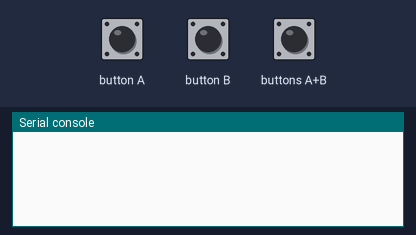
Bench run of a program on a simulated BBC micro:bit (MakeCode). On the bench: the last lines printed to the serial console. Inputs (shaded band) come from the test bench. No radio messages arrive unless stated (any console line starting 'radio sent:' is added by the test bench).

Above: at 1.2 s.
1.3 s: button A pressed for 0.15 s
At 2.4 s:
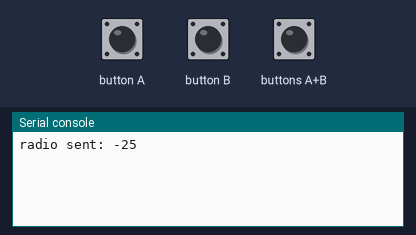
2.9 s: buttons A+B pressed for 0.15 s
At 3.6 s:
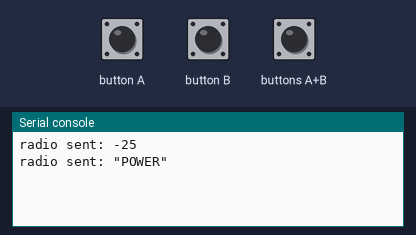
4.5 s: button B pressed for 0.15 s
At 6.0 s:
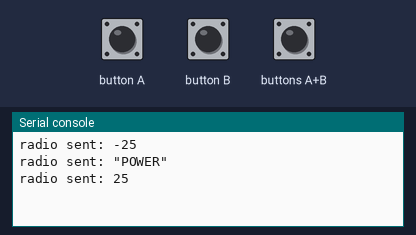

Measured:
- after the input at 1.3 s, the serial console: prints a new line after 0.15 s (image 1)
- after the input at 2.9 s, the serial console: prints a new line after 0.15 s (image 2)
- after the input at 4.5 s, the serial console: prints a new line after 0.15 s (image 3)

The program:

main.ts
```typescript
input.onButtonPressed(Button.A, function () {
    radio.sendNumber(-25)
})
input.onButtonPressed(Button.AB, function () {
    radio.sendString("\"POWER\"")
})
input.onButtonPressed(Button.B, function () {
    radio.sendNumber(25)
})
radio.setGroup(16)
```

test.ts
```typescript
// aquí va el archivo "tests"; esto no se compilará cuando este paquete se utilice como una extensión.
```
